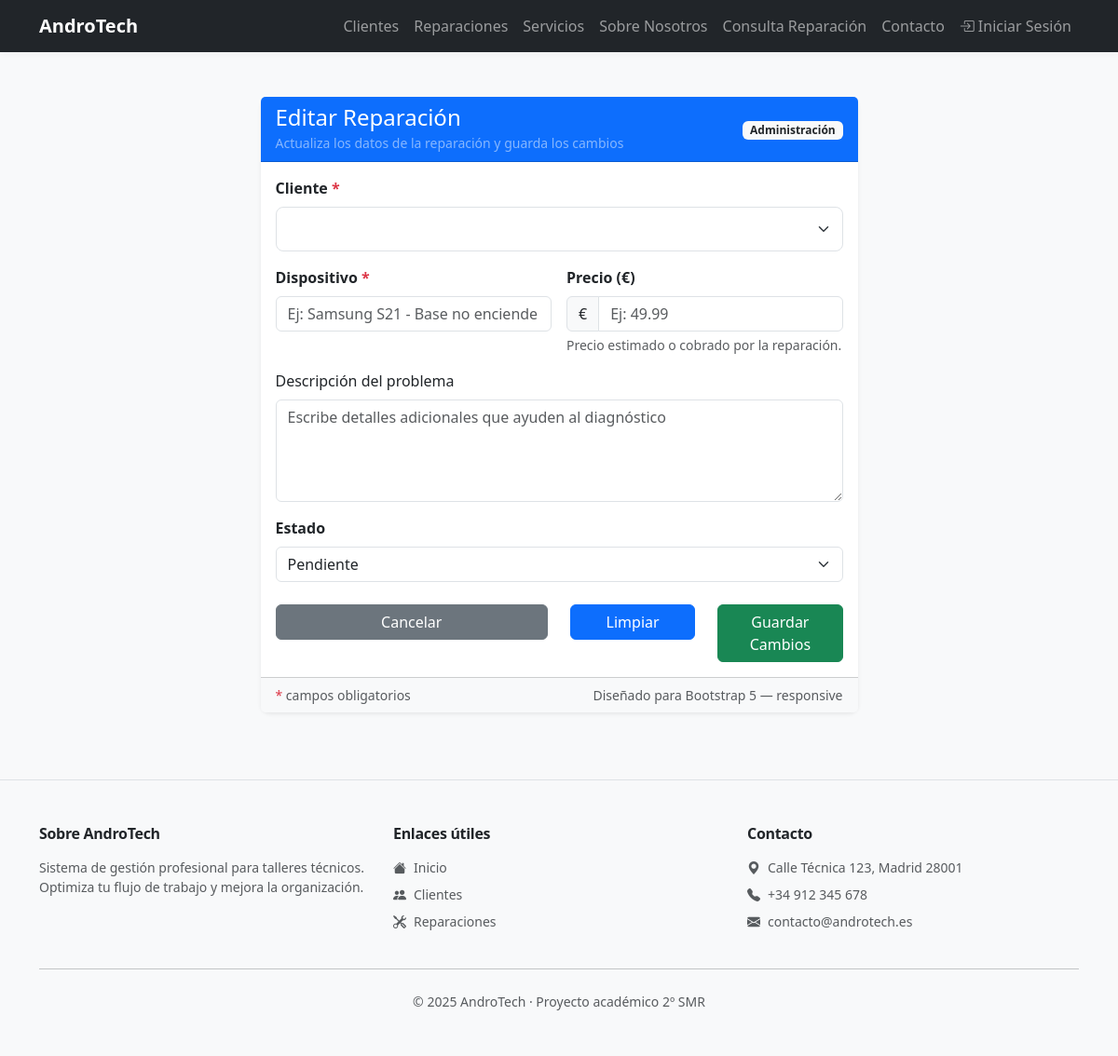
Before: /reparaciones/editar/3 with the older database file.
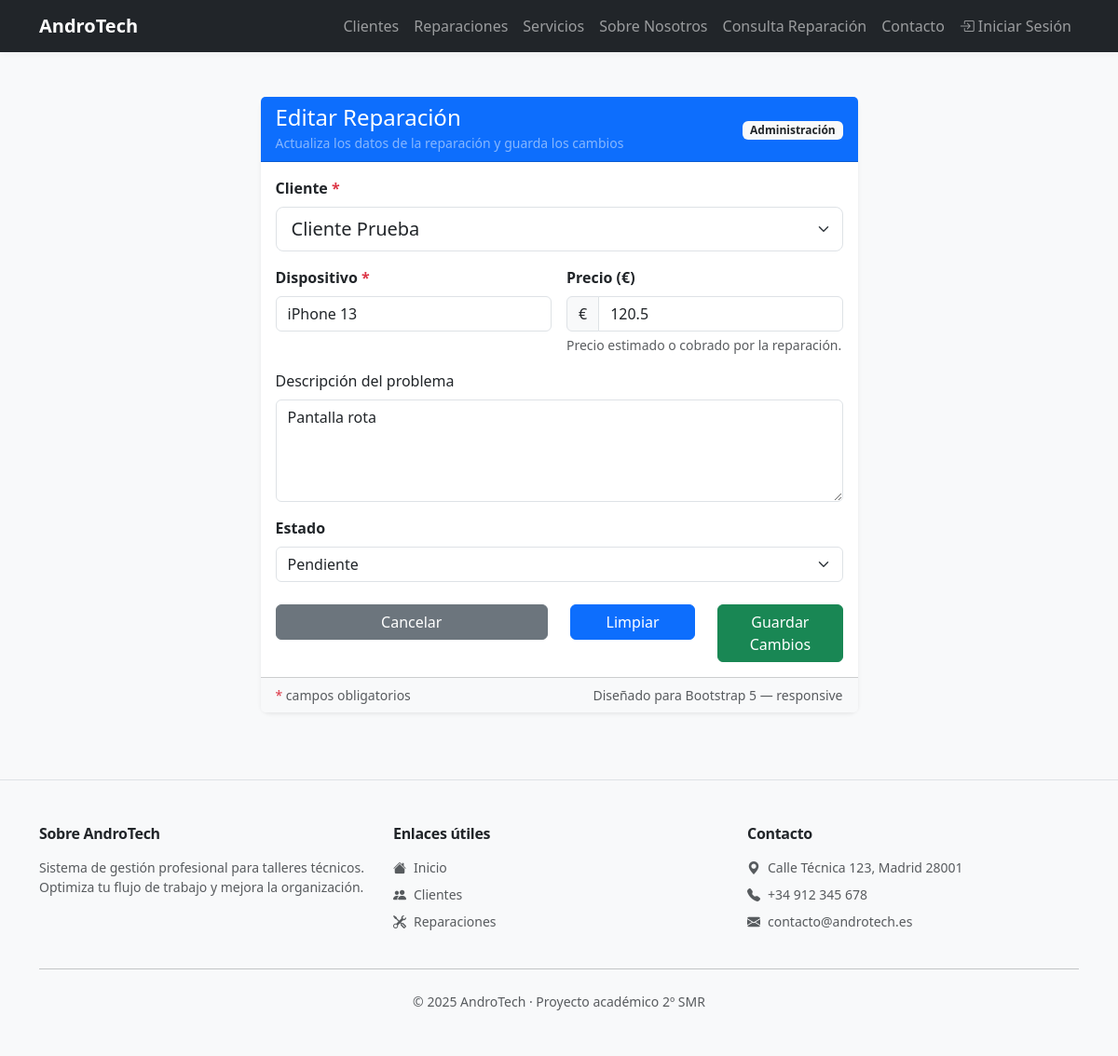
After: the same page with the newer database file.
### tables this page shows
CREATE TABLE reparaciones (
    id INTEGER PRIMARY KEY AUTOINCREMENT,
    cliente_id INTEGER,
    dispositivo TEXT NOT NULL,
    descripcion TEXT,
    estado TEXT DEFAULT 'Pendiente',
    fecha_entrada TEXT,
    fecha_salida TEXT,
    precio REAL,
    FOREIGN KEY (cliente_id) REFERENCES clientes(id)
);

CREATE TABLE clientes (
    id INTEGER PRIMARY KEY AUTOINCREMENT,
    nombre TEXT NOT NULL,
    telefono TEXT,
    email TEXT,
    direccion TEXT
);

### app.py (the view, shortened to what this page needs)
@app.route("/reparaciones/editar/<int:id>", methods=["GET", "POST"])
def editar_reparacion(id):
    conn = get_db()
    reparacion = conn.execute("SELECT * FROM reparaciones WHERE id=?", (id,)).fetchone()
    clientes = conn.execute("SELECT * FROM clientes").fetchall()
    conn.close()
    return render_template("editar_reparacion.html", reparacion=reparacion, clientes=clientes)

### app.py (called while the page is built)
def get_db():
    conn = sqlite3.connect("database/andro_tech.db")
    conn.row_factory = sqlite3.Row
    return conn

### templates/editar_reparacion.html (shortened to what this page needs)
{% extends "base.html" %}
{% block content %}
<div class="row justify-content-center py-4">
    <div class="col-xl-7 col-lg-8 col-md-10">
        <div class="card shadow-sm border-0">
            <div class="card-header bg-primary text-white d-flex align-items-center justify-content-between">
                <div>
                    <h4 class="mb-0">Editar Reparación</h4>
                    <small class="text-white-50">Actualiza los datos de la reparación y guarda los cambios</small>
                </div>
                <div class="text-end">
                    <small class="badge bg-light text-dark">Administración</small>
                </div>
            </div>
            <div class="card-body">
                <form action="/reparaciones/editar/{{ reparacion.id }}" method="POST" class="needs-validation" novalidate>
                    <div class="mb-3">
                        <label for="cliente_id" class="form-label fw-semibold">Cliente <span class="text-danger">*</span></label>
                        <select id="cliente_id" name="cliente_id" class="form-select form-select-lg" required>
                            {% for cliente in clientes %}
                                <option value="{{ cliente.id }}" {% if cliente.id == reparacion.cliente_id %}selected{% endif %}>{{ cliente.nombre }}</option>
                            {% else %}
                                <option disabled>No hay clientes registrados</option>
                            {% endfor %}
                        </select>
                    </div>
                    <div class="row g-3">
                        <div class="col-md-6">
                            <label for="dispositivo" class="form-label fw-semibold">Dispositivo <span class="text-danger">*</span></label>
                            <input id="dispositivo" name="dispositivo" type="text" class="form-control" required value="{{ reparacion.dispositivo }}" placeholder="Ej: Samsung S21 - Base no enciende">
                        </div>
                        <div class="col-md-6">
                            <label for="precio" class="form-label fw-semibold">Precio (€)</label>
                            <div class="input-group">
                                <span class="input-group-text">€</span>
                                <input id="precio" name="precio" type="number" step="0.01" class="form-control" value="{{ reparacion.precio }}" placeholder="Ej: 49.99">
                            </div>
                            <div class="form-text">Precio estimado o cobrado por la reparación.</div>
                        </div>
                    </div>
                    <div class="mt-3">
                        <label for="descripcion" class="form-label">Descripción del problema</label>
                        <textarea id="descripcion" name="descripcion" rows="4" class="form-control" placeholder="Escribe detalles adicionales que ayuden al diagnóstico">{{ reparacion.descripcion }}</textarea>
                    </div>
                    <div class="mt-3">
                        <label for="estado" class="form-label fw-semibold">Estado</label>
                        <select id="estado" name="estado" class="form-select">
                            <option value="Pendiente" {% if reparacion.estado == 'Pendiente' %}selected{% endif %}>Pendiente</option>
                        </select>
                    </div>
                    <div class="row mt-4">
                        <div class="col-12 col-md-6 mb-2 mb-md-0">
                            <a href="/reparaciones" class="btn btn-secondary w-100">Cancelar</a>
                        </div>
                        <div class="col-6 col-md-3 d-none d-md-block">
                            <button type="reset" class="btn btn-primary w-100">Limpiar</button>
                        </div>
                        <div class="col-6 col-md-3">
                            <button type="submit" class="btn btn-success w-100">Guardar Cambios</button>
                        </div>
                    </div>
                </form>
            </div>
            <div class="card-footer bg-light small text-muted d-flex justify-content-between align-items-center">
                <div><span class="text-danger">*</span> campos obligatorios</div>
                <div>Diseñado para Bootstrap 5 — responsive</div>
            </div>
        </div>
    </div>
</div>
{% endblock %}

### templates/base.html (shortened to what this page needs)
<!DOCTYPE html>
<html lang="es">
<head>
    <link
        href="https://cdn.jsdelivr.net/npm/bootstrap@5.3.0/dist/css/bootstrap.min.css"
        rel="stylesheet">
        <link rel="stylesheet" href="{{ url_for('static', filename='css/style.css') }}">
        <link rel="stylesheet"
            href="https://cdn.jsdelivr.net/npm/bootstrap-icons@1.11.1/font/bootstrap-icons.css">
</head>
<body class="bg-light">
<nav class="navbar navbar-expand-lg navbar-dark bg-dark mb-4">
    <div class="container">
        <a class="navbar-brand fw-bold" href="/">AndroTech</a>
        <div class="collapse navbar-collapse" id="navbarContent">
            <ul class="navbar-nav ms-auto">
                <li class="nav-item">
                    <a class="nav-link" href="/clientes">Clientes</a>
                </li>
                <li class="nav-item">
                    <a class="nav-link" href="/reparaciones">Reparaciones</a>
                </li>
                <li class="nav-item">
                    <a class="nav-link" href="/servicios">Servicios</a>
                </li>
                <li class="nav-item">
                    <a class="nav-link" href="/sobre">Sobre Nosotros</a>
                </li>
                <li class="nav-item">
                    <a class="nav-link" href="/consulta">Consulta Reparación</a>
                </li>
                <li class="nav-item">
                    <a class="nav-link" href="/contacto">Contacto</a>
                </li>
                {% if session.usuario %}
                    <li class="nav-item dropdown">
                        <a class="nav-link dropdown-toggle" href="#" id="userDropdown" role="button" data-bs-toggle="dropdown">
                            <i class="bi bi-person-circle me-1"></i>{{ session.usuario }}
                            <small class="text-muted">({{ session.rol }})</small>
                        </a>
                        <ul class="dropdown-menu">
                            <li><a class="dropdown-item" href="/logout">
                                <i class="bi bi-box-arrow-right me-2"></i>Cerrar Sesión
                            </a></li>
                        </ul>
                    </li>
                {% else %}
                    <li class="nav-item">
                        <a class="nav-link" href="/login">
                            <i class="bi bi-box-arrow-in-right me-1"></i>Iniciar Sesión
                        </a>
                    </li>
                {% endif %}
            </ul>
        </div>
    </div>
</nav>
<div class="container">
    {% block content %}{% endblock %}
</div>
<footer class="bg-light border-top mt-5 py-5">
    <div class="container">
        <div class="row g-4 mb-4">
            <div class="col-md-4 footer-col">
                <h6 class="fw-bold mb-3">Sobre AndroTech</h6>
                <p class="text-muted small">Sistema de gestión profesional para talleres técnicos. Optimiza tu flujo de trabajo y mejora la organización.</p>
            </div>
            <div class="col-md-4 footer-col">
                <h6 class="fw-bold mb-3">Enlaces útiles</h6>
                <ul class="list-unstyled small">
                    <li class="mb-2"><a href="/" class="text-decoration-none text-muted"><i class="bi bi-house-fill me-2"></i>Inicio</a></li>
                    <li class="mb-2"><a href="/clientes" class="text-decoration-none text-muted"><i class="bi bi-people-fill me-2"></i>Clientes</a></li>
                    <li class="mb-2"><a href="/reparaciones" class="text-decoration-none text-muted"><i class="bi bi-tools me-2"></i>Reparaciones</a></li>
                </ul>
            </div>
            <div class="col-md-4 footer-col">
                <h6 class="fw-bold mb-3">Contacto</h6>
                <ul class="list-unstyled small text-muted">
                    <li class="mb-2"><i class="bi bi-geo-alt-fill me-2"></i>Calle Técnica 123, Madrid 28001</li>
                    <li class="mb-2"><i class="bi bi-telephone-fill me-2"></i>+34 912 345 678</li>
                    <li class="mb-2"><i class="bi bi-envelope-fill me-2"></i>contacto@androtech.es</li>
                </ul>
            </div>
        </div>
        <hr class="my-4">
        <div class="row">
            <div class="col-12 text-center">
                <p class="text-muted small mb-0">&copy; <span id="footer-year"></span> AndroTech · Proyecto académico 2º SMR</p>
            </div>
        </div>
    </div>
</footer>
</body>
</html>

### static/css/style.css (style rules this page uses)
:root { --primary: #0d6efd; --primary-600: #0b5ed7; --success: #198754; --muted: #6c757d; --bg-light: #f8f9fa; --surface: #ffffff; --soft-shadow: rgba(33,37,41,0.06); --deep-shadow: rgba(33,37,41,0.12); --text-dark: #212529; --radius: 0.6rem; --kpi-gradient: linear-gradient(135deg, rgba(13,110,253,0.06), rgba(25,135,84,0.03)); }
body { animation: fadeInGlobal .45s ease both; background-color: var(--bg-light); color: var(--text-dark); -webkit-font-smoothing:antialiased; -moz-osx-font-smoothing:grayscale; }
.card { border-radius: var(--radius); }
.card.shadow-sm { box-shadow: 0 6px 18px var(--soft-shadow); }
.btn { transition: box-shadow .18s ease, transform .12s ease, filter .12s ease; }
.navbar { transition: box-shadow .25s ease, background-color .25s ease; }
.navbar { box-shadow: 0 2px 6px rgba(33,37,41,0.04); }
.bi { transition: transform .18s ease, opacity .18s ease; will-change: transform; }
footer { background-color: var(--bg-light); }
footer h6 { color: var(--text-dark); letter-spacing: -0.3px; }
footer a { transition: color .18s ease; }
.footer-col { transition: transform .18s ease; }

Changed rows visible on the page:
added reparaciones: cliente_id "Cliente Prueba", dispositivo "iPhone 13", precio "120.5", descripcion "Pantalla rota"
